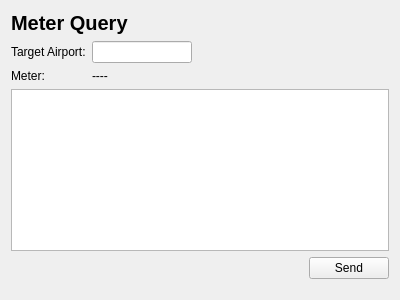
<?xml version="1.0" encoding="UTF-8"?>
<ui version="4.0">
 <class>Meter</class>
 <widget class="QWidget" name="Meter">
  <property name="geometry">
   <rect>
    <x>0</x>
    <y>0</y>
    <width>400</width>
    <height>300</height>
   </rect>
  </property>
  <property name="minimumSize">
   <size>
    <width>400</width>
    <height>300</height>
   </size>
  </property>
  <property name="windowTitle">
   <string>Meter</string>
  </property>
  <layout class="QGridLayout" name="gridLayout">
   <item row="1" column="1" colspan="2">
    <widget class="QLineEdit" name="target_airport">
     <property name="maximumSize">
      <size>
       <width>100</width>
       <height>16777215</height>
      </size>
     </property>
    </widget>
   </item>
   <item row="6" column="0" colspan="3">
    <spacer name="verticalSpacer">
     <property name="orientation">
      <enum>Qt::Orientation::Vertical</enum>
     </property>
     <property name="sizeHint" stdset="0">
      <size>
       <width>20</width>
       <height>40</height>
      </size>
     </property>
    </spacer>
   </item>
   <item row="2" column="1" colspan="2">
    <widget class="QLabel" name="meter">
     <property name="text">
      <string>----</string>
     </property>
     <property name="wordWrap">
      <bool>true</bool>
     </property>
    </widget>
   </item>
   <item row="1" column="0">
    <widget class="QLabel" name="label_1">
     <property name="sizePolicy">
      <sizepolicy hsizetype="Fixed" vsizetype="Preferred">
       <horstretch>0</horstretch>
       <verstretch>0</verstretch>
      </sizepolicy>
     </property>
     <property name="text">
      <string>Target Airport:</string>
     </property>
    </widget>
   </item>
   <item row="3" column="0" colspan="3">
    <widget class="QTableView" name="historys"/>
   </item>
   <item row="4" column="2">
    <widget class="QPushButton" name="send">
     <property name="sizePolicy">
      <sizepolicy hsizetype="Fixed" vsizetype="Fixed">
       <horstretch>0</horstretch>
       <verstretch>0</verstretch>
      </sizepolicy>
     </property>
     <property name="text">
      <string>Send</string>
     </property>
    </widget>
   </item>
   <item row="2" column="0">
    <widget class="QLabel" name="label_2">
     <property name="sizePolicy">
      <sizepolicy hsizetype="Fixed" vsizetype="Preferred">
       <horstretch>0</horstretch>
       <verstretch>0</verstretch>
      </sizepolicy>
     </property>
     <property name="text">
      <string>Meter:</string>
     </property>
     <property name="alignment">
      <set>Qt::AlignmentFlag::AlignLeading|Qt::AlignmentFlag::AlignLeft|Qt::AlignmentFlag::AlignTop</set>
     </property>
    </widget>
   </item>
   <item row="4" column="0" colspan="2">
    <spacer name="horizontalSpacer">
     <property name="orientation">
      <enum>Qt::Orientation::Horizontal</enum>
     </property>
     <property name="sizeHint" stdset="0">
      <size>
       <width>40</width>
       <height>20</height>
      </size>
     </property>
    </spacer>
   </item>
   <item row="0" column="0" colspan="3">
    <widget class="QLabel" name="label">
     <property name="font">
      <font>
       <pointsize>15</pointsize>
       <bold>true</bold>
      </font>
     </property>
     <property name="text">
      <string>Meter Query</string>
     </property>
     <property name="margin">
      <number>5</number>
     </property>
    </widget>
   </item>
  </layout>
 </widget>
 <resources/>
 <connections/>
</ui>
